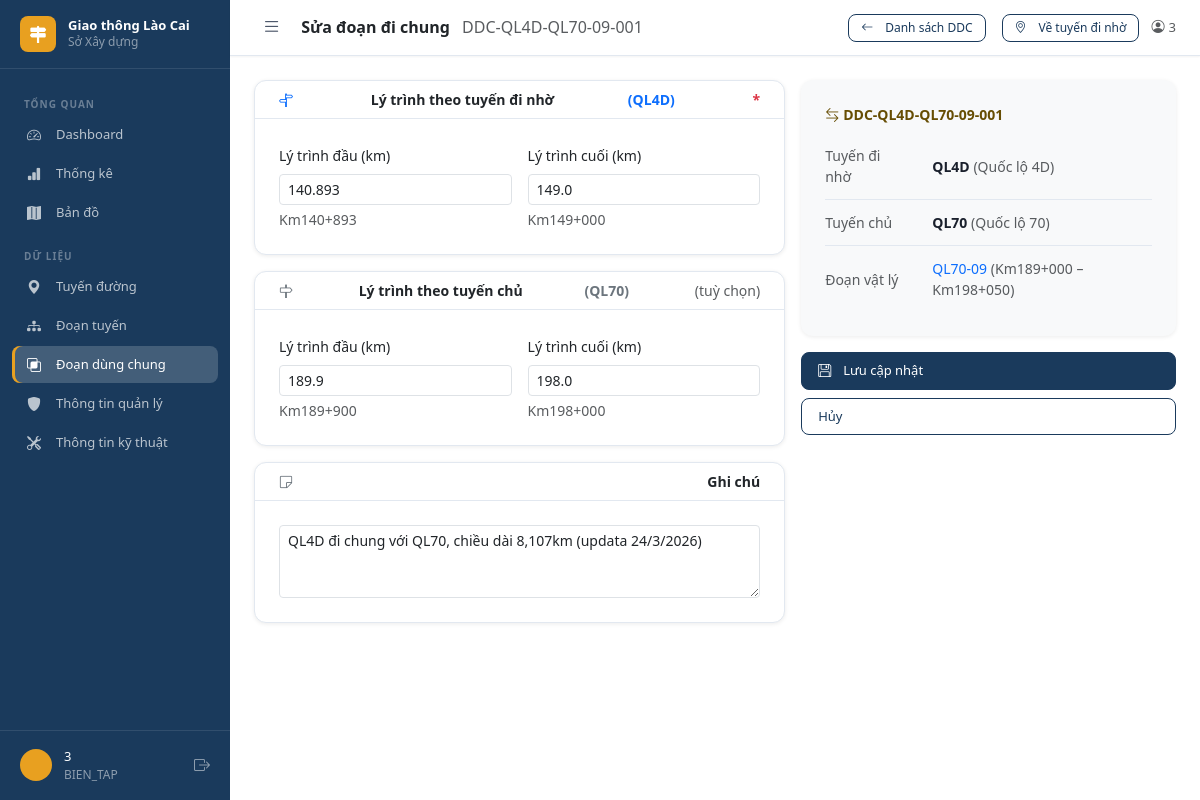
/doan-di-chung/1/sua (signed in), run on an earlier commit of the app's database.
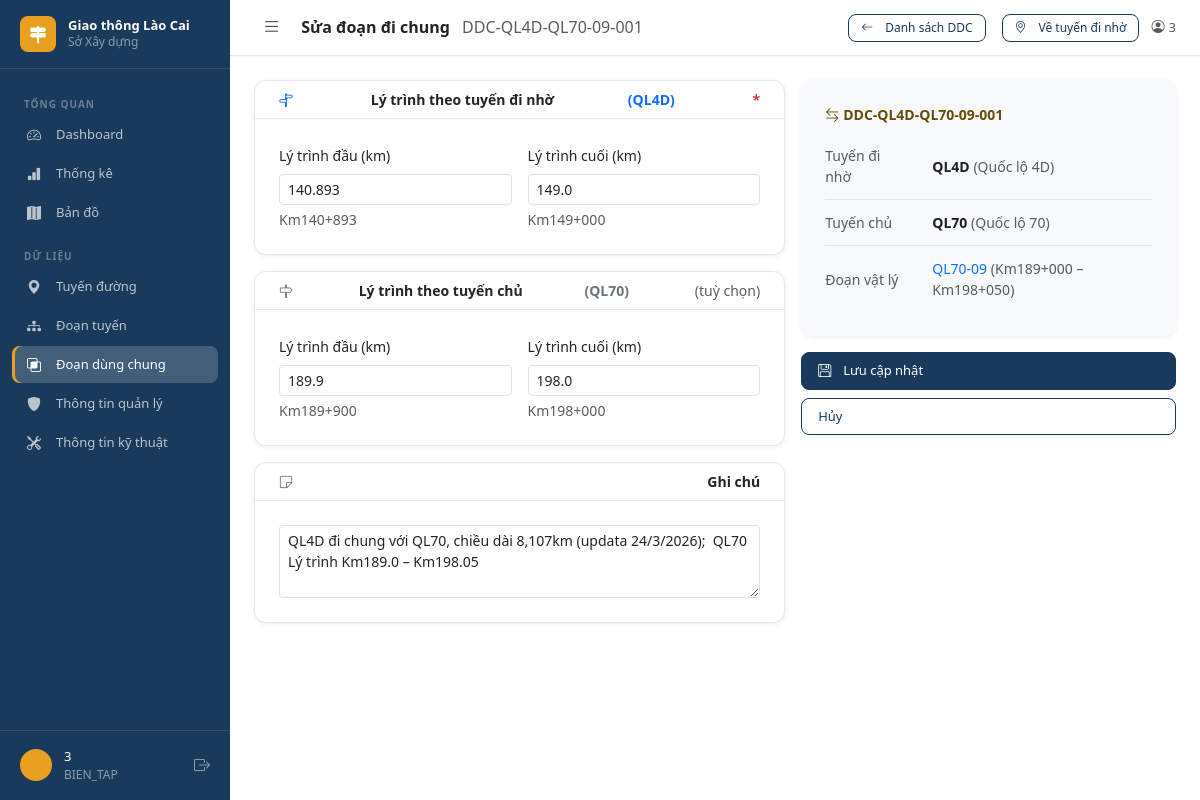
And on a later commit of the database.
### tables this page shows
CREATE TABLE doan_di_chung (
    id                         INTEGER PRIMARY KEY AUTOINCREMENT,
    ma_doan_di_chung           TEXT    NOT NULL UNIQUE,
    tuyen_di_chung_id          INTEGER NOT NULL REFERENCES tuyen_duong(id),
    tuyen_chinh_id             INTEGER NOT NULL REFERENCES tuyen_duong(id),
    doan_id                    INTEGER NOT NULL REFERENCES doan_tuyen(id),
    ly_trinh_dau_di_chung      REAL    NOT NULL,
    ly_trinh_cuoi_di_chung     REAL    NOT NULL,
    ly_trinh_dau_tuyen_chinh   REAL    NOT NULL,
    ly_trinh_cuoi_tuyen_chinh  REAL    NOT NULL,
    ghi_chu                    TEXT,
    created_at                 TEXT    NOT NULL DEFAULT (datetime('now','localtime'))
    -- Bỏ UNIQUE(tuyen_di_chung_id, doan_id): thực tế DT159 đi nhờ QL4-04 ở 2 đoạn
    -- lý trình khác nhau → một tuyến có thể qua cùng đoạn vật lý nhiều lần
    -- Chỉ giữ UNIQUE trên ma_doan_di_chung
);

### api/routes/doan_di_chung_route.py (the view)
@router.get("/{id}/sua", response_class=HTMLResponse)
async def form_sua(
    request: Request, id: int,
    user=Depends(yeu_cau_quyen_bien_tap), conn=Depends(get_db),
):
    ddc = ddc_repo.lay_theo_id(conn, id)
    if not ddc:
        return RedirectResponse(url="/tuyen-duong/", status_code=302)
    tuyen_di_chung = td_repo.lay_theo_id(conn, ddc.tuyen_di_chung_id)
    tuyen_chinh    = td_repo.lay_theo_id(conn, ddc.tuyen_chinh_id)
    doan_vat_ly    = dt_repo.lay_theo_id(conn, ddc.doan_id)
    return templates.TemplateResponse("doan_di_chung/form.html", {
        "request":        request,
        "user":           user,
        "ddc":            ddc,
        "tuyen_di_chung": tuyen_di_chung,
        "tuyen_chinh":    tuyen_chinh,
        "doan_vat_ly":    doan_vat_ly,
        "loi":            None,
    })

### templates/doan_di_chung/form.html (shortened to what the changed rows need)
{% extends "base.html" %}
{% block page_title %}
  Sửa đoạn đi chung
  <span class="text-muted fw-normal fs-6 ms-2">{{ ddc.ma_doan_di_chung }}</span>
{% endblock %}
{% block content %}
<form method="post" action="/doan-di-chung/{{ ddc.id }}/sua">
  <div class="row g-3">
    <div class="col-lg-7">
      <div class="card-gt mb-3">
        <div class="card-gt-body">
          <div class="row g-3">
            <div class="col-6">
              <label class="form-label small">Lý trình đầu (km)</label>
              <input type="number" name="ly_trinh_dau_di_chung"
                     class="form-control form-control-sm"
                     step="0.001" required
                     value="{{ ddc.ly_trinh_dau_di_chung }}">
              <div class="form-text">
                {{ ddc.ly_trinh_dau_di_chung | ly_trinh }}
              </div>
            </div>
            <div class="col-6">
              <label class="form-label small">Lý trình cuối (km)</label>
              <input type="number" name="ly_trinh_cuoi_di_chung"
                     class="form-control form-control-sm"
                     step="0.001" required
                     value="{{ ddc.ly_trinh_cuoi_di_chung }}">
              <div class="form-text">
                {{ ddc.ly_trinh_cuoi_di_chung | ly_trinh }}
              </div>
            </div>
          </div>
        </div>
      </div>
      <div class="card-gt mb-3">
        <div class="card-gt-body">
          <div class="row g-3">
            <div class="col-6">
              <label class="form-label small">Lý trình đầu (km)</label>
              <input type="number" name="ly_trinh_dau_tuyen_chinh"
                     class="form-control form-control-sm"
                     step="0.001"
                     value="{{ ddc.ly_trinh_dau_tuyen_chinh or '' }}">
              {% if ddc.ly_trinh_dau_tuyen_chinh %}
              <div class="form-text">{{ ddc.ly_trinh_dau_tuyen_chinh | ly_trinh }}</div>
              {% endif %}
            </div>
            <div class="col-6">
              <label class="form-label small">Lý trình cuối (km)</label>
              <input type="number" name="ly_trinh_cuoi_tuyen_chinh"
                     class="form-control form-control-sm"
                     step="0.001"
                     value="{{ ddc.ly_trinh_cuoi_tuyen_chinh or '' }}">
              {% if ddc.ly_trinh_cuoi_tuyen_chinh %}
              <div class="form-text">{{ ddc.ly_trinh_cuoi_tuyen_chinh | ly_trinh }}</div>
              {% endif %}
            </div>
          </div>
        </div>
      </div>
      <div class="card-gt mb-3">
        <div class="card-gt-body">
          <textarea name="ghi_chu" rows="3" class="form-control form-control-sm"
                    placeholder="Ghi chú bổ sung...">{% if ddc.ghi_chu %}{{ ddc.ghi_chu }}{% endif %}</textarea>
        </div>
      </div>
    </div>
    <div class="col-lg-5">
      <div class="card-gt mb-3 bg-light border-0">
        <div class="card-gt-body small">
          <div class="fw-semibold mb-2 text-warning-emphasis">
            <i class="bi bi-arrow-left-right me-1"></i>{{ ddc.ma_doan_di_chung }}
          </div>
          <table class="table-gt mb-0">
            <tr>
            </tr>
            <tr>
            </tr>
            <tr>
            </tr>
          </table>
        </div>
      </div>
    </div>
  </div>
</form>
{% endblock %}

What changed in the data, as far as the page shows it:
changed doan_di_chung "DDC-QL4D-QL70-09-001": ghi_chu "QL4D đi chung với QL70, chiều dài 8,107km (updata 24/3/2026)" → "QL4D đi chung với QL70, chiều dài 8,107km (updata 24/3/2026); QL70 Lý trình Km189.0 – Km198.05"
